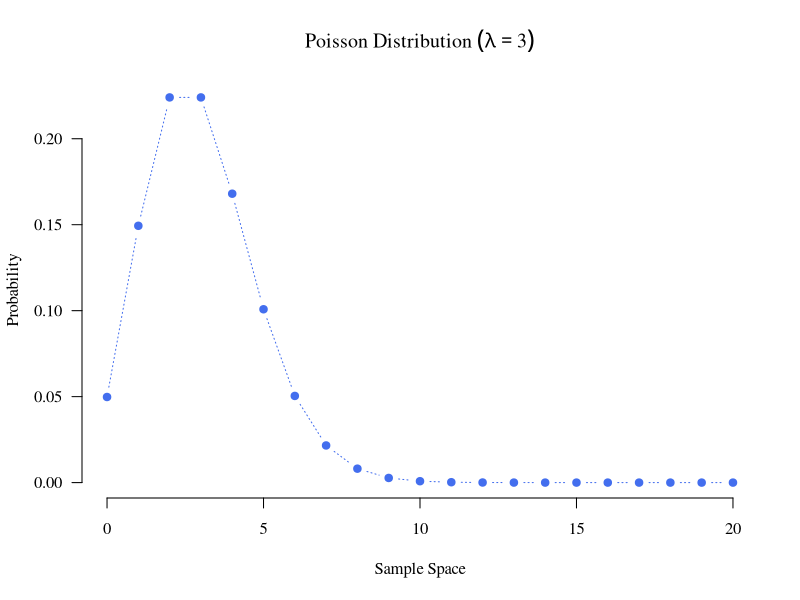

Write R code to recreate this figure.
## ---- chunk 1
EvenNumbersUnder100<-seq(2,98,2)
## ---- chunk 2
X<-cos(pi)
## ---- chunk 3
# If converting to Word, change dev to png.
par(family = "serif")
x <- 0:20
y <- dpois(x,lambda = 3)
plot(y~x,type="b",col="royalblue2",lty=3,pch=19,main=expression("Poisson Distribution "*(lambda == 3)),xlab="Sample Space",ylab="Probability",bty="n",las=1)
## ---- chunk 4
n<-1000 #Sample size
g<-rnorm(n) #Normal variate
s1<-g+rnorm(n) #Correlated variate
s2<-g+rnorm(n) #Correlated variate
d<-cbind(g,s1,s2) #Bind columns into a matrix
dcor<-round(cor(d),2) #Correlation matrix (rounded to 2 digits)
dcor[lower.tri(dcor,diag=TRUE)]<-"" #Remove lower triangle
knitr::kable(dcor,align = "c") #Make table with centered columns
